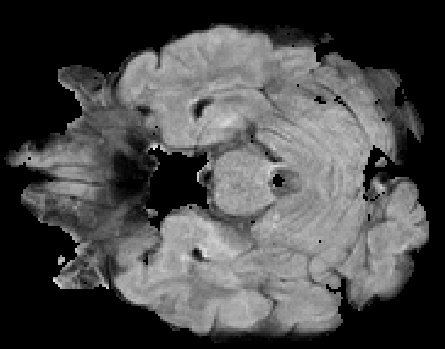
%> input picture Projet/Docs/image1.png, 445 x 349 px
$ octave irmscl.m   (GNU Octave 9; MATLAB toolbox functions it lacks are replaced by stand-ins)
%> lines starting %> are read from the running program, lines starting %| are printed output that depends on the picture; in (x1, y1, x2, y2) boxes, pixels count from 0 and x2, y2 are one past the last pixel; in counts of white or black regions, pixels touching at a corner belong together; the program's own positions count from 1
clear all
close all
clc
I=imread('image1.png');
%> I is the input picture: size 349x445x3 uint8; mean R, G, B 74, 73.6, 73.6
BW=rgb2gray(I);
[L,num]=bwlabel(BW,4)
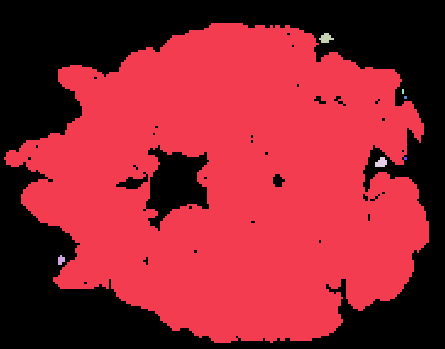
%> L: size 349x445 double; 8 distinct labels, from 0 to 7; one colour per label, 0 black
%> num = 7
figure,subplot(3,4,1),imshow(I),title('Image')
subplot(3,4,2),imhist(BW,128),title('histogramme');
subplot(3,4,3),imshow(BW),title('image au niveau de gris')
subplot(3,4,4),histeq(BW),title('image dont lhistogramme est égalisé');
%> after `histeq(BW)`:
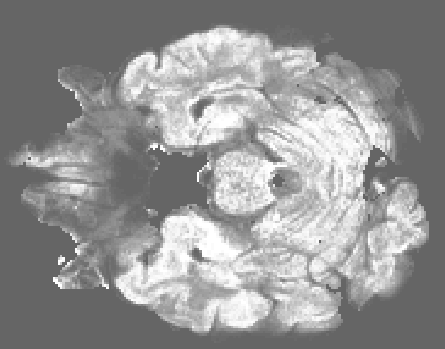
%> ans: size 349x445 uint8; min 101, max 255, mean 147.2
J=adapthisteq(BW)%améliore le contraste de l'image en niveaux de gris I
subplot(3,4,5),imshow(J),title('Égalisation dhistogramme adaptatif a contraste limité');
subplot(3,4,6),im2bw(I,0.5),title('image binarisée');
%> after `im2bw(I,0.5)`:
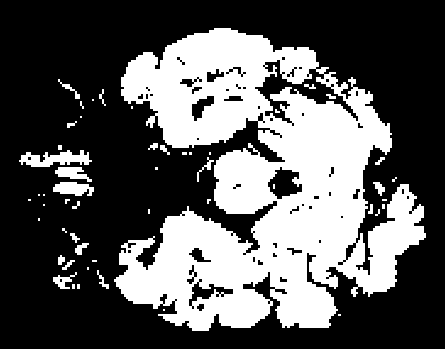
%> ans: size 349x445 logical; 35% white; 52 white regions (29 under 20 px), largest, box (x1, y1, x2, y2) and area: (114, 28, 426, 331) 51631, (19, 150, 92, 167) 708, (53, 182, 94, 196) 413
bw=edge(BW) ;% détecter les contours
%> bw: size 349x445 logical; 2.7% white in thin lines or dots, all inside (x1, y1, x2, y2) = (9, 24, 430, 337)
subplot(3,4,7),imshow(~bw,2),title('image binaire inversée des contours');
%trace un tracé de contour de l'image en niveaux de gris I
subplot(3,4,8),imcontour(BW,5),title('un tracé de contour');
C= makecform('srgb2lab');%la conversion de l'espace colorimétrique spécifiée par type.
lab=applycform(I,C);%conversion les valeurs de couleur en A en l'espace de couleur spécifié c
%> lab: size 349x445x3 uint8; mean of channels 1, 2, 3 77.8, 128, 128
subplot(3,4,9),imshow(lab),title('conversion de couleurs');
ultimateErosion = bwulterode(bw);
subplot(3,4,10),imshow(ultimateErosion),title('Euclidienne transformée de distance du complément');
c = [222 272 300 270 221 194];
r=[21 21 75 121 121 75]
K = roipoly(I,c,r);
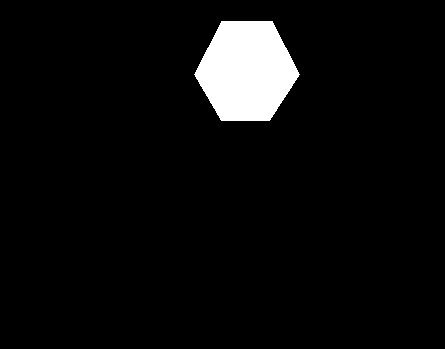
%> K: size 349x445 logical; 5% white; 1 white region, box (x1, y1, x2, y2) and area: (194, 21, 300, 121) 7776
%Utilisez roipoly pour spécifier une région polygonale d'intérêt (ROI) dans
%une image. Roipoly renvoie une image binaire que vous pouvez utiliser comme masque pour le filtrage masqué.
subplot(3,4,11), imshow(K),title('une région d’intérêt')
bw = im2bw(I, graythresh(I));%convertir l'image en niveaux de gris I en une image binaire
%> bw: size 349x445 logical; 50.2% white; 58 black regions (38 under 20 px), largest, box (x1, y1, x2, y2) and area: (0, 0, 445, 349) 67564, (43, 126, 231, 240) 8212, (194, 99, 211, 118) 153
[B,L] = bwboundaries(bw,'noholes');%trace les frontières extérieures des objets,et les limites des trous à l'intérieur de ces objets
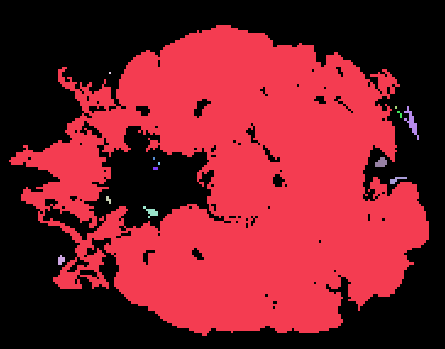
%> L: size 349x445 double; 14 distinct labels, from 0 to 13; one colour per label, 0 black
%> B = 13 boundaries; largest, box (x1, y1, x2, y2) and points: (9, 25, 429, 336) 2448, (404, 106, 419, 140) 98, (143, 206, 158, 218) 48, (390, 177, 407, 184) 42, (375, 157, 387, 167) 37
subplot(3,4,12),imshow(label2rgb(L, @jet, [.5 .5 .5])),title('sélectionne les couleurs de toute la plage')
%> after `imshow(label2rgb(L, @jet, [.5 .5 .5]))`:
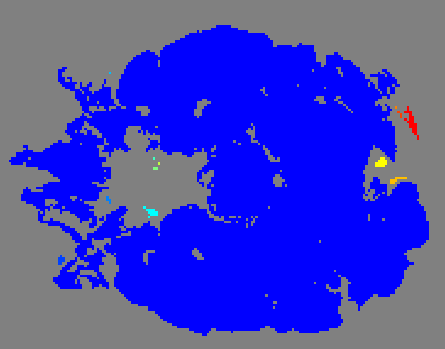
%> displayed picture: size 349x445x3, on the screen's scale of 0 to 255; mean R, G, B 64.3, 64.2, 191.2
hold on
for k = 1:length(B)
    boundary = B{k};%renvoie les points limites entre les segments de l'objet de distribution par morceaux
    plot(boundary(:,2), boundary(:,1), 'w', 'LineWidth', 2)
end
%> this loop made 13 passes
%> boundary on pass 4: [73 110; 73 111; 74 111; 74 110; 73 110]
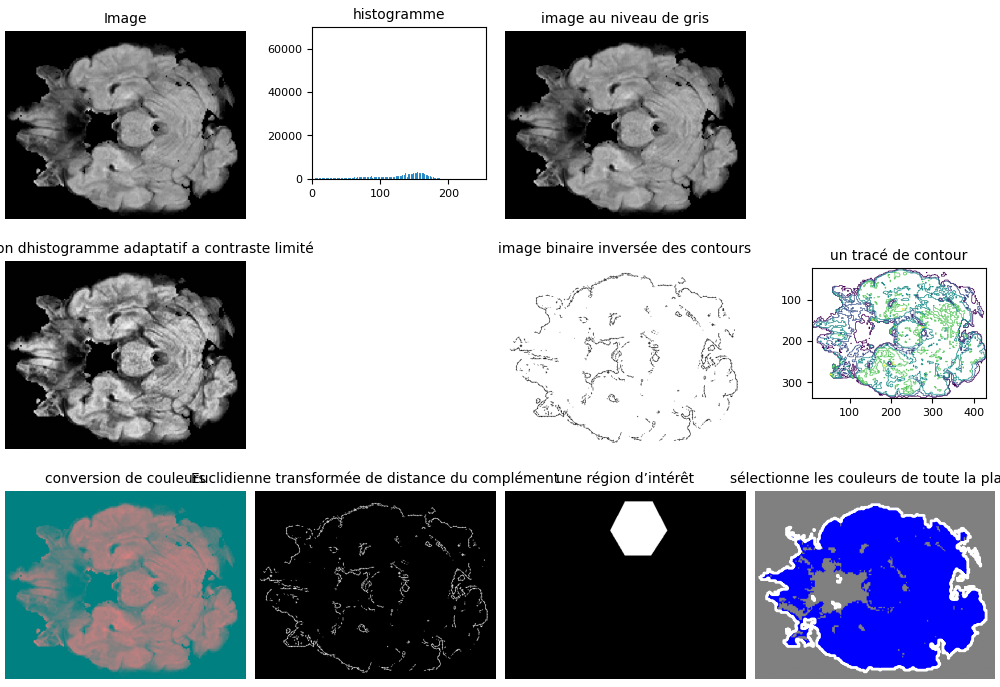
%> figure redrawn from the program's plot data, 10 panels
